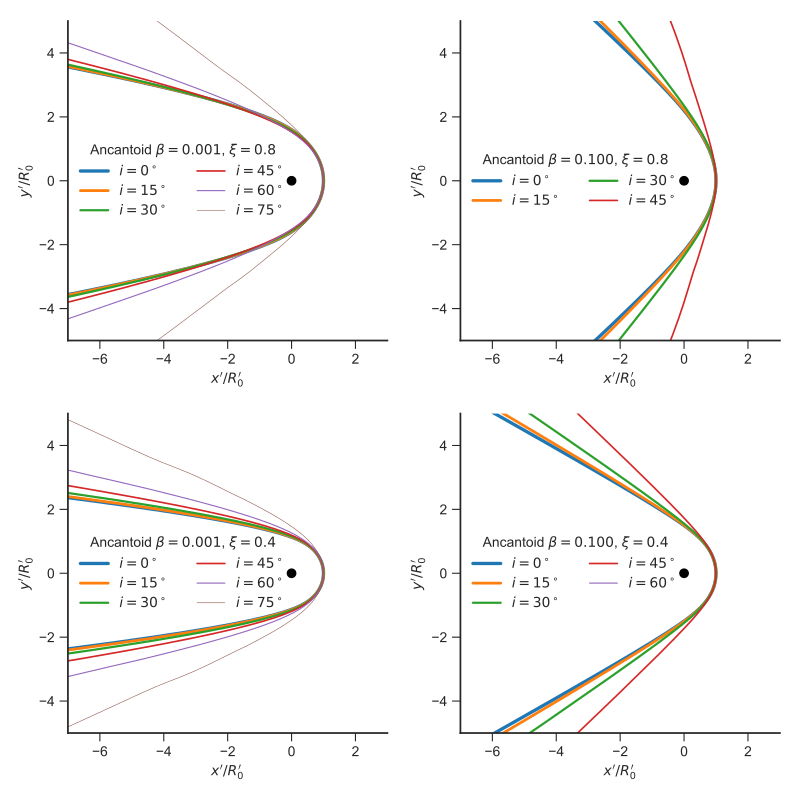

This figure's Python source:
import sys
import numpy as np
from matplotlib import pyplot as plt
import seaborn as sns
from bow_projection import (xyprime_t, theta_infinity, theta_0_90,
                            characteristic_radii_projected)
from ancantoid_shape import Ancantoid

figfile = sys.argv[0].replace('.py', '.pdf')

sns.set_style('ticks')
fig, axes = plt.subplots(2, 2, figsize=(8, 8))

inclinations = [0, 15, 30, 45, 60, 75]
linewidths = [2.4, 2.0, 1.6, 1.2, 0.8, 0.4]
colors = sns.color_palette(n_colors=len(inclinations))

for xi, beta, ax in [[0.8, 0.001, axes[0, 0]],
                     [0.8, 0.1, axes[0, 1]],
                     [0.4, 0.001, axes[1, 0]],
                     [0.4, 0.1, axes[1, 1]],]:

    label = fr"Ancantoid $\beta = {beta:.3f}$, $\xi = {xi:.1f}$"
    shape = Ancantoid(xi=xi, beta=beta)
    th_inf = theta_infinity(shape)
    for inc_dg, color, lw in zip(inclinations, colors, linewidths):
        inc = np.radians(inc_dg)
        th0, th90 = theta_0_90(inc, shape)
        th = np.linspace(th0, th_inf, 301)
        xp, yp = xyprime_t(th, inc, shape)
        m = np.isfinite(xp) & np.isfinite(yp)
        if m.sum() == 0:
            # Case of no tangent line at all at this inclination
            continue
        xxp = np.concatenate((xp[m][::-1], xp[m]))
        yyp = np.concatenate((-yp[m][::-1], yp[m]))
        radii = characteristic_radii_projected(inc, shape)
        R0p = radii['R_0 prime']
        ax.plot(xxp/R0p, yyp/R0p,
                label=fr"$i = {inc_dg:d}^\circ$",
                color=color, lw=lw)

    ax.plot([0], [0], 'o', color='k')

    ax.legend(title=label, ncol=2, loc="center left")
    ax.set(
        xlabel=r"$x' / R_0'$",
        ylabel=r"$y' / R_0'$",
        xlim=[-7, 3],
        ylim=[-5, 5],
    )
    ax.set_aspect('equal', adjustable='box')

sns.despine()
fig.tight_layout()
fig.savefig(figfile)
print(figfile, end='')
